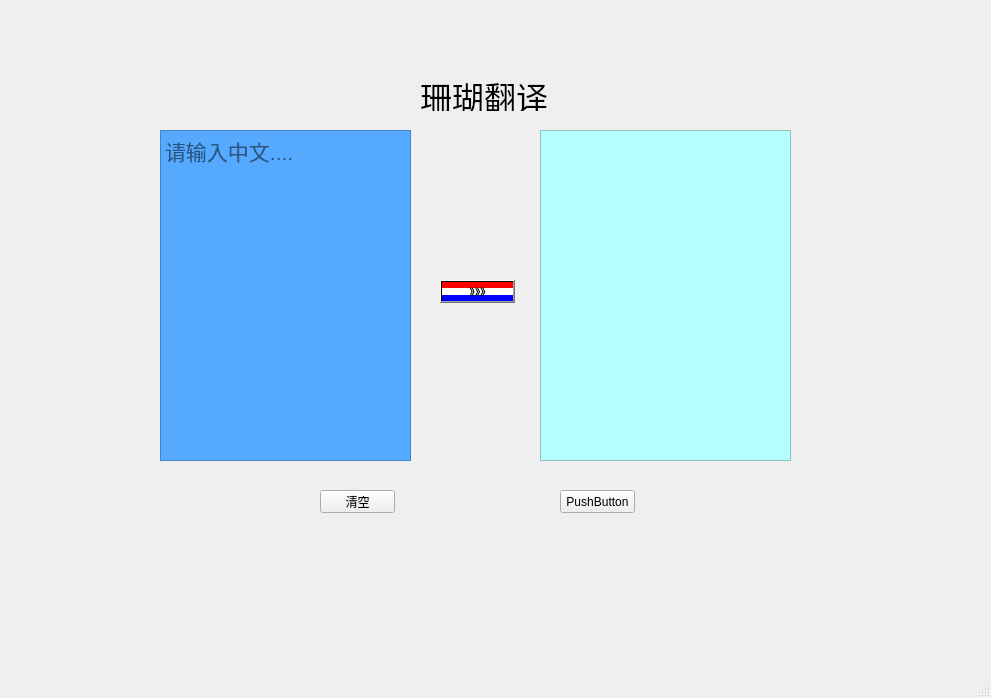
<?xml version="1.0" encoding="UTF-8"?>
<ui version="4.0">
 <class>MainWindow</class>
 <widget class="QMainWindow" name="MainWindow">
  <property name="geometry">
   <rect>
    <x>0</x>
    <y>0</y>
    <width>991</width>
    <height>698</height>
   </rect>
  </property>
  <property name="windowTitle">
   <string>MainWindow</string>
  </property>
  <widget class="QWidget" name="centralwidget">
   <widget class="QLabel" name="label">
    <property name="geometry">
     <rect>
      <x>90</x>
      <y>40</y>
      <width>821</width>
      <height>581</height>
     </rect>
    </property>
    <property name="text">
     <string/>
    </property>
   </widget>
   <widget class="QLabel" name="label_2">
    <property name="geometry">
     <rect>
      <x>10</x>
      <y>10</y>
      <width>961</width>
      <height>641</height>
     </rect>
    </property>
    <property name="styleSheet">
     <string notr="true">border-image: url(:/img/img/52.png);</string>
    </property>
    <property name="text">
     <string/>
    </property>
   </widget>
   <widget class="QLabel" name="label_3">
    <property name="geometry">
     <rect>
      <x>420</x>
      <y>80</y>
      <width>131</width>
      <height>31</height>
     </rect>
    </property>
    <property name="font">
     <font>
      <family>Arial</family>
      <pointsize>24</pointsize>
      <weight>50</weight>
      <italic>false</italic>
      <bold>false</bold>
     </font>
    </property>
    <property name="styleSheet">
     <string notr="true">font: 24pt &quot;Arial&quot;;
</string>
    </property>
    <property name="text">
     <string>珊瑚翻译</string>
    </property>
   </widget>
   <widget class="QTextEdit" name="textEdit">
    <property name="geometry">
     <rect>
      <x>160</x>
      <y>130</y>
      <width>251</width>
      <height>331</height>
     </rect>
    </property>
    <property name="font">
     <font>
      <pointsize>16</pointsize>
     </font>
    </property>
    <property name="styleSheet">
     <string notr="true">background-color: rgb(85, 170, 255);</string>
    </property>
    <property name="placeholderText">
     <string>请输入中文....</string>
    </property>
   </widget>
   <widget class="QTextEdit" name="textEdit_2">
    <property name="geometry">
     <rect>
      <x>540</x>
      <y>130</y>
      <width>251</width>
      <height>331</height>
     </rect>
    </property>
    <property name="font">
     <font>
      <pointsize>16</pointsize>
     </font>
    </property>
    <property name="styleSheet">
     <string notr="true">background-color: rgb(180, 255, 253);</string>
    </property>
   </widget>
   <widget class="QPushButton" name="pushButton">
    <property name="geometry">
     <rect>
      <x>440</x>
      <y>280</y>
      <width>75</width>
      <height>23</height>
     </rect>
    </property>
    <property name="styleSheet">
     <string notr="true">background-color: qlineargradient(spread:pad, x1:0, y1:0, x2:0, y2:1, stop:0 rgba(255, 0, 0, 255), stop:0.339795 rgba(255, 0, 0, 255), stop:0.339799 rgba(255, 255, 255, 255), stop:0.662444 rgba(255, 255, 255, 255), stop:0.662469 rgba(0, 0, 255, 255), stop:1 rgba(0, 0, 255, 255));</string>
    </property>
    <property name="text">
     <string>》》》</string>
    </property>
   </widget>
   <widget class="QPushButton" name="pushButton_2">
    <property name="geometry">
     <rect>
      <x>320</x>
      <y>490</y>
      <width>75</width>
      <height>23</height>
     </rect>
    </property>
    <property name="text">
     <string>清空</string>
    </property>
   </widget>
   <widget class="QPushButton" name="pushButton_3">
    <property name="geometry">
     <rect>
      <x>560</x>
      <y>490</y>
      <width>75</width>
      <height>23</height>
     </rect>
    </property>
    <property name="text">
     <string>PushButton</string>
    </property>
   </widget>
  </widget>
  <widget class="QMenuBar" name="menubar">
   <property name="geometry">
    <rect>
     <x>0</x>
     <y>0</y>
     <width>991</width>
     <height>23</height>
    </rect>
   </property>
  </widget>
  <widget class="QStatusBar" name="statusbar"/>
 </widget>
 <resources>
  <include location="fanyi.qrc"/>
 </resources>
 <connections/>
</ui>
